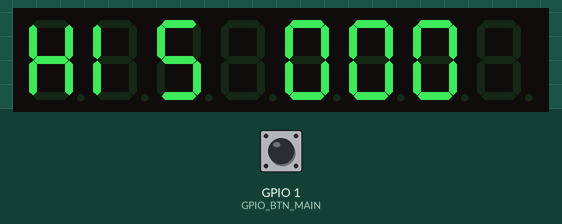
Simulated run of this program. Board: ESP32-S3. On the bench: 8-digit seven-segment display. Wiring (inferred from the names in the program): MAX7219 LED driver: data GPIO 14; clock GPIO 17; CS GPIO 21. Inputs (shaded band) come from the test bench; at power-on: GPIO 1 (GPIO_BTN_MAIN) LOW.

Above: at 1.2 s.
1.3 s: GPIO 1 (GPIO_BTN_MAIN) pulled HIGH for 0.15 s
At 1.62 s:
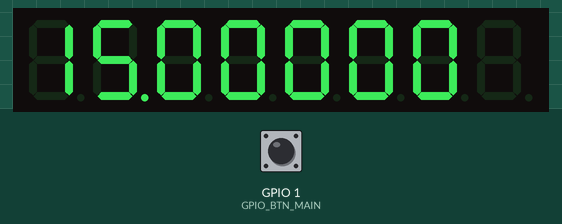
2.0 s: GPIO 1 (GPIO_BTN_MAIN) pulled HIGH for 1 s
At 3.44 s:
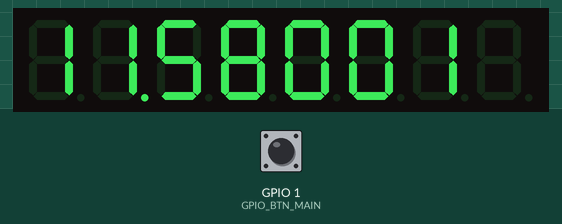
3.6 s: GPIO 1 (GPIO_BTN_MAIN) pulled HIGH for 0.15 s
At 4.05 s:
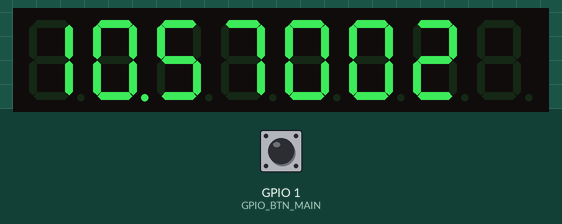
4.3 s: GPIO 1 (GPIO_BTN_MAIN) pulled HIGH for 1 s
At 5.57 s:
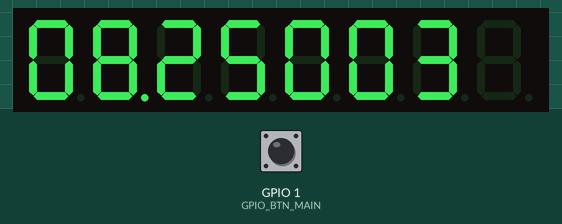
Timing chart, 0 to 6.9 s (numbered marks = the images above; inputs shaded):
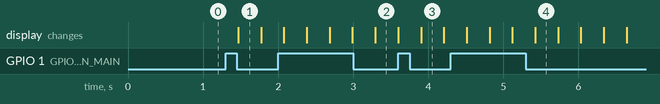

Measured:
- after the input at 1.3 s, the display: changes after 0.17 s (image 1)

The program:

main.cpp
```cpp
/**
 * Test.
 */

/**
 * B0 - write more comments
 * B1 - fix game being ~33% faster
 * B2 - add case 3
 */

/**
 * PROTOTYPE BOARD USES DIFFERENT PINS
 * PROTOTYPE BOARD USES DIFFERENT DISPLAY LAYOUT
 *
 * ## ##  time
 * ###    score
 */
// clang-format off
// clang-format on
#define DEBUG_NATS            0
#define GAME_LENGTH           15 * 60 * 10  // B2 relevant
#define GAME_FREEZE_LENGTH    5000
#define GAME_END_BLINK_LENGTH 500

#include <Arduino.h>
#include "maxDriver.h"
#include "buttons.h"

struct thingMode {
private:
  uint8_t currentVal = 0;
  uint8_t lastVal    = -1;

public:
  uint8_t current() {
    return currentVal;
  }

  uint8_t last() {
    return lastVal;
  }

  void set(uint8_t val) {
    lastVal    = currentVal;
    currentVal = val;
  }

  void setCur(uint8_t val) {
    currentVal = val;
  }
};
thingMode mode;


void setup() {
#if DEBUG_NATS
  Serial.begin(115200);
#endif
  display.displaySetup();
  buttonsSetup();
}


/**
 * ================
 * mode map
 * ----------------
 * default  - err screen
 * 0        - main menu
 * 1        - game running
 * 2        - game ended, wait a bit
 * ================
 */
void loop() {
  static uint8_t  whileProtection        = 0;
  static uint16_t score                  = 0;
  static uint16_t hiScore                = 0;
  static uint64_t timeGameStartOrEnd     = 0;
  static uint64_t timeGameFreezeLastTrig = 0;
  static uint8_t  gameFreezeDisplayState = 1;

  switch(mode.current()) {
      // Err screen.
    default:
      if(mode.current() != mode.last()) {
        mode.set(-1);
        display.spiSend(display.maxRegisters.digit7, 0b01001111);  // Display error screen.
        display.spiSend(display.maxRegisters.digit6, 0b00000101);
        display.spiSend(display.maxRegisters.digit5, 0b00000101);
        display.spiSend(display.maxRegisters.digit4, 0b00000001);
        display.spiSend(display.maxRegisters.digit3, 0b01110110);
        display.spiSend(display.maxRegisters.digit2, 0b00110011);
        display.spiSend(display.maxRegisters.digit1, 0b01110111);
        display.spiSend(display.maxRegisters.digit0, 0b00000000);
      }

      break;

      // Main menu.
    case 0:
      if(mode.current() != mode.last()) {
        mode.set(0);
        buttons.main = 0;
        display.display(display.DIS_SCORE, hiScore, -1);
        display.spiSend(display.maxRegisters.digitArray[7], 0b00110111);  // High score.
        display.spiSend(display.maxRegisters.digitArray[6], 0b00000110);
        display.spiSend(display.maxRegisters.digitArray[5], 0b01011011);
        display.spiSend(display.maxRegisters.digitArray[4], 0b00000000);
      }

      if(buttons.main > 0) {
        buttons.main--;
        mode.setCur(1);
      }


      break;

      // Game running.
    case 1:
      if(mode.current() != mode.last()) {
        mode.set(1);
        buttons.main = 0;
        timeGameStartOrEnd = millis();
        score              = 0;
      }

      while(buttons.main > 0 && whileProtection < 255) {
        whileProtection++;
        buttons.main--;
        score++;
        /*if(timeGameStartOrEnd + GAME_LENGTH < millis()) {
          mode.setCur(2);
        }*/
      }
      whileProtection = 0;

      display.display(display.DIS_SCORE, score, -1);

      if(timeGameStartOrEnd + GAME_LENGTH < millis()) {
        mode.setCur(2);
        display.display(display.DIS_TIME, 0, 2);
      } else {
        display.display(display.DIS_TIME, (GAME_LENGTH + (timeGameStartOrEnd - millis())) / 10, 2);
      }

      break;

      // Game ended freeze period
    case 2:
      if(mode.current() != mode.last()) {
        mode.set(2);
        timeGameStartOrEnd = millis();
        if(score > hiScore) { // Set high score.
          hiScore = score;
        }
      }

      if(timeGameFreezeLastTrig + GAME_END_BLINK_LENGTH < millis()) {
        timeGameFreezeLastTrig = millis();
        if(gameFreezeDisplayState == 1) {
          display.display(display.DIS_TIME, 0x7fff, -1);  // Clear. Dp is somehow wrong.
        } else {
          display.display(display.DIS_TIME, 0, 2);  // Show zeros.
        }
        gameFreezeDisplayState = 1 - gameFreezeDisplayState;
      }


      if(timeGameStartOrEnd + GAME_FREEZE_LENGTH < millis()) {
        mode.setCur(0);
      }

      break;
  }

#if DEBUG_NATS
  Serial.println(buttons.main);
  if(Serial.available() > 0) {
    uint8_t incomingByte = Serial.read();
    Serial.println(incomingByte, HEX);
    buttons.main = buttons.main + incomingByte;
    Serial.println(buttons.main, HEX);
    Serial.println(mode.current(), HEX);
  }
#endif

  vTaskDelay(10); // Replace with fps targetting.
  //vTaskDelay(5);
}
```

Buttons.h
```cpp
#include <Arduino.h>

#include "pins.h"

#ifndef BUTTONS_H
  #define BUTTONS_H

  #define MORE_BUTTONS        0
  #define DETECT_FALLING_EDGE 1

struct buttonsStruct {
  uint8_t main = 0;
  #if MORE_BUTTONS
  uint8_t mode  = 0;
  uint8_t reset = 0;
  #endif
};
buttonsStruct buttons;

volatile uint64_t callbackMainLastTrig = 0;

void IRAM_ATTR callbackBtnMain() {
  if(digitalRead(GPIO_BTN_MAIN) == 1 - DETECT_FALLING_EDGE) {
    if(digitalRead(GPIO_BTN_MAIN) == 1 - DETECT_FALLING_EDGE) {
      if(digitalRead(GPIO_BTN_MAIN) == 1 - DETECT_FALLING_EDGE) {
        if(callbackMainLastTrig + 2 < millis()) {
          callbackMainLastTrig = millis();
          buttons.main++;
        }
      }
    }
  }
}

  #if MORE_BUTTONS
void IRAM_ATTR callbackBtnMode() {
  buttons.mode++;
}

void IRAM_ATTR callbackBtnReset() {
  buttons.reset++;
}
  #endif

void buttonsSetup() {
  pinMode(GPIO_BTN_MAIN, INPUT);
  #if DETECT_FALLING_EDGE
  attachInterrupt(GPIO_BTN_MAIN, callbackBtnMain, FALLING);
  #else
  attachInterrupt(GPIO_BTN_MAIN, callbackBtnMain, RISING);
  #endif

  #if MORE_BUTTONS
  pinMode(GPIO_SW_MODE, INPUT);
  attachInterrupt(GPIO_SW_MODE, callbackBtnMode, FALLING);

  pinMode(GPIO_SW_RESET, INPUT);
  attachInterrupt(GPIO_SW_RESET, callbackBtnReset, FALLING);
  #endif
}


#endif
```

Pins.h
```cpp
#include <Arduino.h>

#ifndef PINS_H
  #define PINS_H
  #define IS_PROTOTYPE_LAYOUT 1

  #if IS_PROTOTYPE_LAYOUT
  // NAME      | DESC.

    // MAIN_BTN  | Schrack light switch; --debounced --pullup
    #define GPIO_BTN_MAIN 1

    // R_LED     | LEDs, Indication --debug
    #define GPIO_LED_R 11

    // G_LED     | LEDs, Indication --debug
    #define GPIO_LED_G 12

    // Y_LED     | LEDs, Indication --debug
    #define GPIO_LED_Y 13

    // BUZZER    | Passive buzzer
    #define GPIO_BUZZER 2

    // MISO      | SPI; SD Card
    #define GPIO_SPI_MISO 9

    // CLOCK     | SPI clock; SD Card, MAX7219
    #define GPIO_SPI_CLOCK 17

    // MOSI      | SPI; SD Card, MAX7219
    #define GPIO_SPI_MOSI 14

    // cSelect0  | Chipselect for MAX7219; --defHigh
    #define GPIO_SPI_SEL_MAX 21

    // cSelect1  | Chipselect for SD Card; --defHigh
    #define GPIO_SPI_SEL_SDCARD 16

    // MODE_SW   | External switch, --unused
    #define GPIO_SW_MODE 41

    //  RESET_SW  | External switch, Time/Score reset
    #define GPIO_SW_RESET 42
  #else  // Is release
    // GPIO  | NAME      | DESC.

    // 02    | MAIN_BTN  | Schrack light switch; --debounced --pullup
    #define GPIO_BTN_MAIN       2

    // 05    | R_LED     | LEDs, Indication --debug
    #define GPIO_LED_R          5

    // 06    | G_LED     | LEDs, Indication --debug
    #define GPIO_LED_G          6

    // 09    | BUZZER    | Passive buzzer
    #define GPIO_BUZZER         9

    // 10    | MISO      | SPI; SD Card
    #define GPIO_SPI_MISO       10

    // 11    | CLOCK     | SPI clock; SD Card, MAX7219
    #define GPIO_SPI_CLOCK      11

    // 12    | MOSI      | SPI; SD Card, MAX7219
    #define GPIO_SPI_MOSI       12

    // 04    | cSelect0  | Chipselect for MAX7219; --defHigh
    #define GPIO_SPI_SEL_MAX    4

    // 13    | cSelect1  | Chipselect for SD Card; --defHigh
    #define GPIO_SPI_SEL_SDCARD 13

    // 38    | D_EXT1    | External device, eg: LEDs, Button
    #define GPIO_IO_EXT_1       38

    // 39    | D_EXT2    | External device, eg: LEDs, Button
    #define GPIO_IO_EXT_2       39

    // 40    | D_EXT3    | External device, eg: LEDs, Button
    #define GPIO_IO_EXT_3       40

    // 41    | MODE_SW   | External switch, --unused
    #define GPIO_SW_MODE        41

    // 42    | RESET_SW  | External switch, Time/Score reset
    #define GPIO_SW_RESET       42
  #endif
#endif
```

maxDriver.h
```cpp
#include <Arduino.h>

#include "pins.h"

#ifndef DRIVER_H
  #define DRIVER_H

struct max7219Registers {
  const uint8_t digit0     = 0x1;
  const uint8_t digit1     = 0x2;
  const uint8_t digit2     = 0x3;
  const uint8_t digit3     = 0x4;
  const uint8_t digit4     = 0x5;
  const uint8_t digit5     = 0x6;
  const uint8_t digit6     = 0x7;
  const uint8_t digit7     = 0x8;
  const uint8_t decodeMode = 0x9;
  const uint8_t intensity  = 0xA;
  const uint8_t scanLimit  = 0xB;
  const uint8_t shutdown   = 0xC;
  const uint8_t testMode   = 0xF;

  const uint8_t digitArray[8] = {digit0, digit1, digit2, digit3, digit4, digit5, digit6, digit7};
  //const uint8_t  digitArray[8] = {digit0, digit4, digit6, digit2, digit3, digit1, digit5, digit7};

  /**
	 *  -A-
	 * |   |
	 * F   B
	 *  -G-
	 * E   C
	 * |   |
	 *  -D-  (p)
	 */
  // pABCDEFG
  const uint8_t numberCharArray[10] = {0b01111110, 0b00110000, 0b01101101, 0b01111001, 0b00110011,
                                       0b01011011, 0b01011111, 0b01110000, 0b01111111, 0b01111011};
  const uint8_t negativeSign        = 0b00000001;
};


struct thingDisplay {
private:
  void clearDisplays();
  void displayNum(uint8_t pos, uint8_t num, uint8_t decimalPoint);

public:
  max7219Registers maxRegisters;
  const uint8_t    DIS_TIME  = 0;
  const uint8_t    DIS_SCORE = 1;

  void spiSend(uint8_t reg, uint8_t val);
  void displaySetup();
  void display(uint8_t screen, int16_t number, int8_t decimalPos);
};
thingDisplay display;

/**
 * @brief Sends 2 bytes to a device.
 * @param reg Register to send to.
 * @param val Value to send.
 */
void thingDisplay::spiSend(uint8_t reg, uint8_t val) {
  digitalWrite(GPIO_SPI_SEL_MAX, 0);
  shiftOut(GPIO_SPI_MOSI, GPIO_SPI_CLOCK, MSBFIRST, reg);
  shiftOut(GPIO_SPI_MOSI, GPIO_SPI_CLOCK, MSBFIRST, val);
  digitalWrite(GPIO_SPI_SEL_MAX, 1);
}

/**
 * @brief Clears the displays.
 */
void thingDisplay::clearDisplays() {
  spiSend(maxRegisters.digit7, 0);
  spiSend(maxRegisters.digit6, 0);
  spiSend(maxRegisters.digit5, 0);
  spiSend(maxRegisters.digit4, 0);
  spiSend(maxRegisters.digit3, 0);
  spiSend(maxRegisters.digit2, 0);
  spiSend(maxRegisters.digit1, 0);
  spiSend(maxRegisters.digit0, 0);
}

/**
 * @brief Displays a number on a position.
 * @param pos Pos on the display.
 * @param num Num to display. Displays only the last digit. 0x7fff to clear display.
 * @param decimalPoint Position of the decimal point. -1 is no DP.
 */
void thingDisplay::displayNum(uint8_t pos, uint8_t num, uint8_t decimalPoint) {
  if(pos > 7 || pos < 0) {
    return;
  }

  if(decimalPoint > 1) {
    decimalPoint = 1;
  }


  spiSend(maxRegisters.digitArray[pos], maxRegisters.numberCharArray[num % 10] + 0b10000000 * decimalPoint);
}

/**
 * @brief Sets up the SPI pins and the display.
 */
void thingDisplay::displaySetup() {
  pinMode(GPIO_SPI_SEL_MAX, OUTPUT);
  pinMode(GPIO_SPI_CLOCK, OUTPUT);
  pinMode(GPIO_SPI_MOSI, OUTPUT);
  digitalWrite(GPIO_SPI_MOSI, 0);
  digitalWrite(GPIO_SPI_CLOCK, 0);
  digitalWrite(GPIO_SPI_SEL_MAX, 1);

  spiSend(maxRegisters.shutdown, 1);     // Exit shutdown.
  spiSend(maxRegisters.testMode, 0);     // Tet mode off.
  spiSend(maxRegisters.decodeMode, 0);   // Turn off decode.
  spiSend(maxRegisters.scanLimit, 7);    // Activeate all digits.
  spiSend(maxRegisters.intensity, 0xF);  // Intensity to max.
  clearDisplays();
}

/**
 * @brief Displays a number on the displays
 * @param screen Screen to display to. (DIS_TIME|DIS_SCORE)
 * @param number Number to display. Limits depend on the display. (time:5999>n>-599|score:999>n>-99)
 * @param decimalPos Pos of the decimal point. -1 is no DP.
 */
void thingDisplay::display(uint8_t screen, int16_t number, int8_t decimalPos) {
  static int16_t numberTimeLast    = -600;
  static int16_t numberScoreLast   = -100;
  static int8_t  numberDpTimeLast  = -2;
  static int8_t  numberDpScoreLast = -2;
  if(screen == DIS_TIME) {                                      // Time display.
    if((number > 5999 && number != 0x7fff) || number < -599) {  // Check number boundries.
      return;
    }

    if(decimalPos > 4 || decimalPos < -1) {  // Check decimal point boundries.
      return;
    }

    if(decimalPos == -1) {
      decimalPos = 0xff;
    }

    if(number == numberTimeLast && decimalPos == numberDpTimeLast) {
      return;
    }
    numberTimeLast   = number;
    numberDpTimeLast = decimalPos;

    for(uint8_t i = 4; i < 8; i++) { spiSend(maxRegisters.digitArray[i], 0); }  // Clear.

    if(number != 0x7fff) {  // Normal num.

      // print(str((n-n%60)/60) + ":" + str(n%60))
      uint16_t numberRestOfDigitsLeft  = (number - number % 60) / 60;
      uint8_t  numberRestOfDigitsRight = number % 60;

      uint8_t posOnDisplay = 4;
      for(posOnDisplay; posOnDisplay < 8; posOnDisplay++) {
        if(posOnDisplay < 6) {
          displayNum(posOnDisplay, numberRestOfDigitsRight % 10, (decimalPos + 4 == posOnDisplay ? 1 : 0));
          numberRestOfDigitsRight = numberRestOfDigitsRight / 10;
        } else {
          displayNum(posOnDisplay, numberRestOfDigitsLeft % 10, (decimalPos + 4 == posOnDisplay ? 1 : 0));
          numberRestOfDigitsLeft = numberRestOfDigitsLeft / 10;
        }
      }
    } else {  // Clear display.
      for(uint8_t i = 4; i < 8; i++) {
        spiSend(maxRegisters.digitArray[i], (decimalPos + 4 == i ? 0b10000000 : 0));  // THIS
      }
    }


  } else if(screen == DIS_SCORE) {                            // Score display.
    if((number > 999 && number != 0x7fff) || number < -99) {  // Check number boundries.
      return;
    }

    if(decimalPos > 3 || decimalPos < -1) {  // Check decimal point boundries.
      return;
    }

    if(decimalPos == -1) {
      decimalPos = 0xff;
    }

    if(number == numberScoreLast && decimalPos == numberDpScoreLast) {
      return;
    }
    numberScoreLast   = number;
    numberDpScoreLast = decimalPos;

    for(uint8_t i = 0; i < 3; i++) { spiSend(maxRegisters.digitArray[i], 0); }  // Clear.
    uint16_t numberRestOfDigits = number;

    uint8_t posOnDisplay = 1;
    for(posOnDisplay; posOnDisplay < 4; posOnDisplay++) {
      displayNum(posOnDisplay, numberRestOfDigits % 10, (decimalPos == posOnDisplay ? 1 : 0));
      numberRestOfDigits = numberRestOfDigits / 10;
    }

    /*if(number < 0) {
      spiSend(maxRegisters.digitArray[posOnDisplay], maxRegisters.negativeSign);
    }*/


  } else {  // Not a display.
    return;
  }
}
#endif
```
